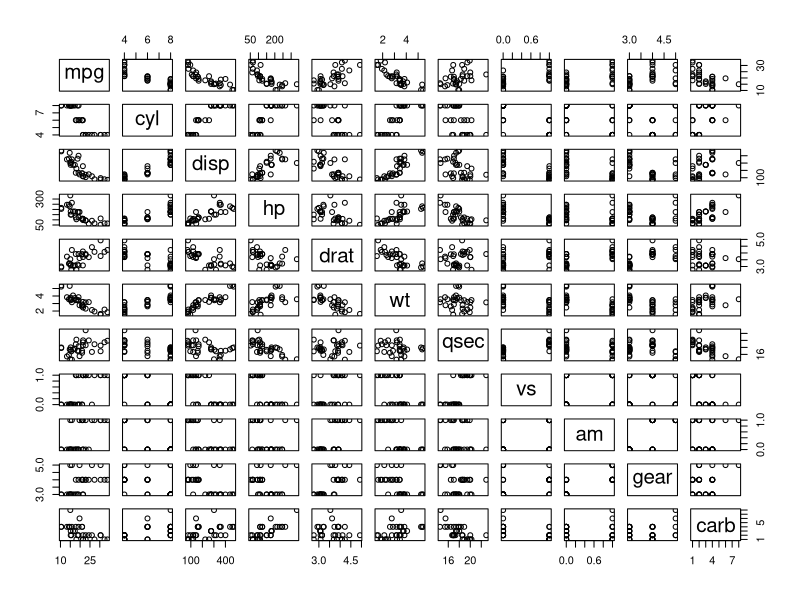
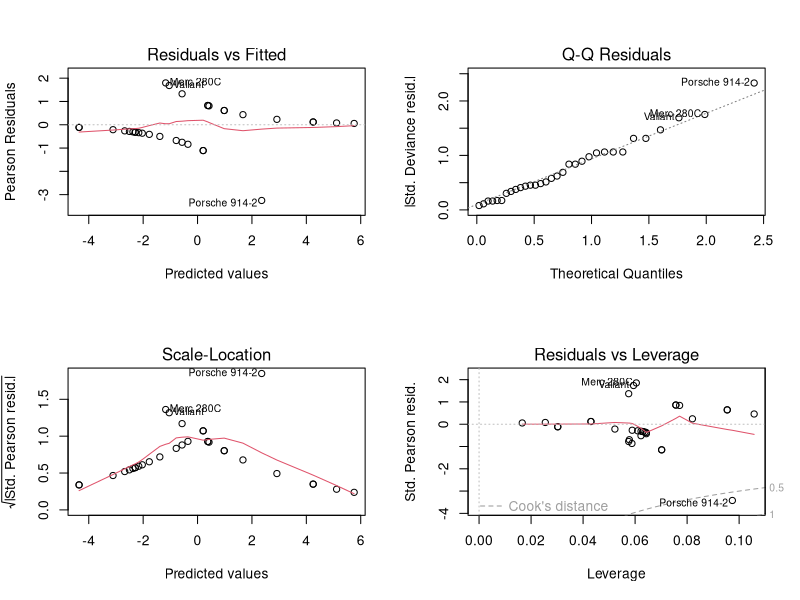
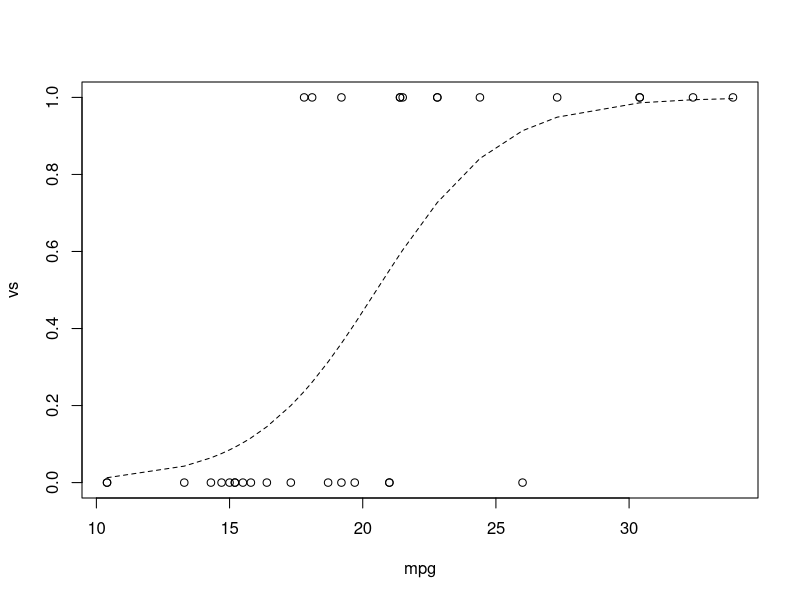

The R source for these figures, in order:
dev.off()
opar <- par()
methods(plot)

ls(envir = environment(plot))

ls(environment(grid))

plot(mtcars)
class(mtcars)

glm.fit <- glm(vs ~ mpg, data = mtcars, family = 'binomial')
par(mfrow = c(2,2))
plot(glm.fit)

par(opar)

class(glm.fit) <- c('log', class(glm.fit))
plot.log <- function(fit) {
  x.v <- fit$model[,2]
  y.v <- fit$model[,1][order(x.v)]
  plot(x.v[order(x.v)], y.v, xlab = colnames(fit$model)[2], ylab = colnames(fit$model)[1])
  lines(x.v[order(x.v)], fit$fitted.values[order(x.v)], lty = 2)
}
plot(glm.fit)